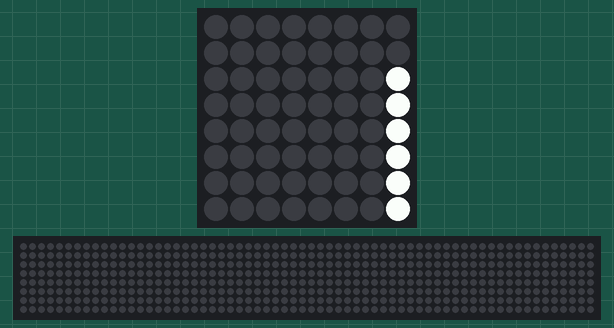
Bench run of a program on a simulated Raspberry Pi (BCM pin numbers) with a Sense HAT. On the bench: the Sense HAT's 8×8 RGB LED matrix, a strip that is not on the board, showing the scrolling text unrolled. Random numbers come from a fixed seed; the 64×8 strip is a reading aid, not a part: it shows the text the matrix is scrolling, unrolled, one strip-width of it at a time. At 23.6 s the program stops and its outputs stay as they are.

Above: at 0.17 s.
At 6.41 s:
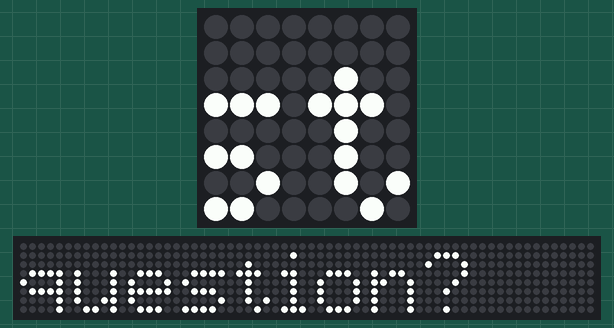
At 9.43 s:
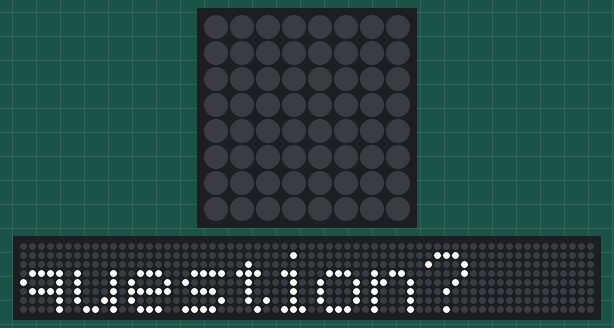
At 12.63 s:
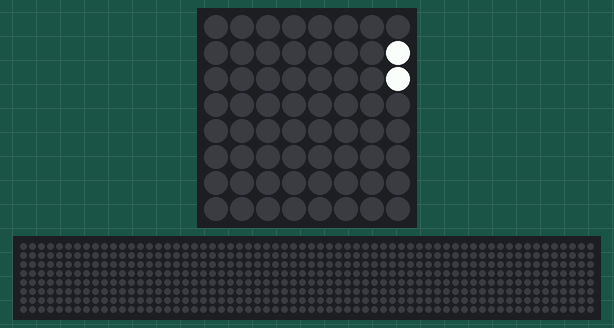
At 18.07 s:
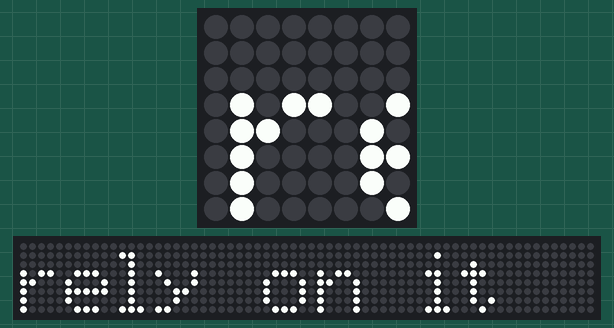
At 23.51 s:
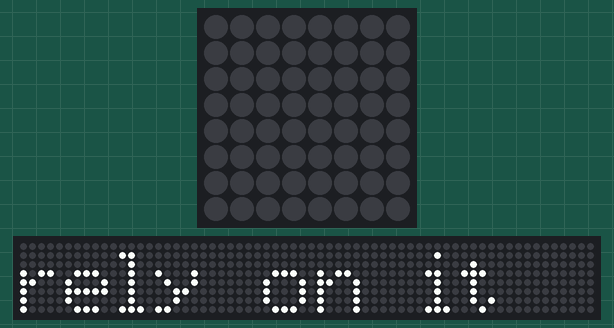

The program:

magic8ball.py
```python
import random
import time
from sense_hat import SenseHat

sh = SenseHat()

sh.show_message("Ask a question?")

time.sleep(3)

replies = [
'Signs point to yes',
'Without a doubt',
'You may rely on it',
'Do not count on it',
'Looking good',
'Cannot predict now',
'It is decidedly so',
'Outlook not so good'
]

sh.show_message(random.choice(replies))
```
